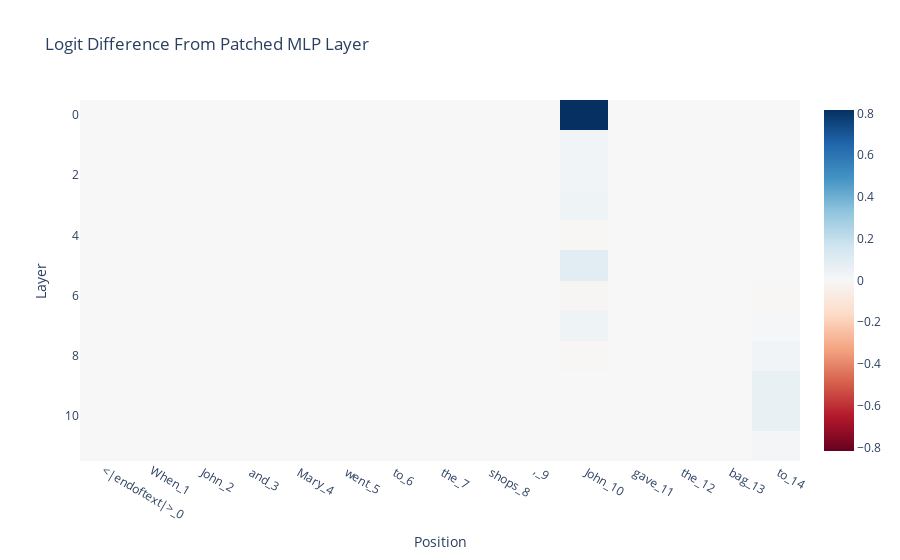

The cell this chart's notebook holds for it:
### Markdown cell above
In contrast, the MLP layers do not matter much. This makes sense, since this is more a task about moving information than about processing it, and the MLP layers specialise in processing information.

The one exception is MLP 0, which matters a lot, but I think this is misleading and just a generally true statement about MLP 0 rather than being about the circuit on this task.

<details> <summary>My takes on MLP0</summary>
It's often observed on GPT-2 Small that MLP0 matters a lot, and that ablating it utterly destroys performance. My current best guess is that the first MLP layer is essentially acting as an extension of the embedding (for whatever reason) and that when later layers want to access the input tokens they mostly read in the output of the first MLP layer, rather than the token embeddings. Within this frame, the first attention layer doesn't do much.

In this framing, it makes sense that MLP0 matters on the second subject token, because that's the one position with a different input token!

I'm not entirely sure why this happens, but I would guess that it's because the embedding and unembedding matrices in GPT-2 Small are the same. This is pretty unprincipled, as the tasks of embedding and unembedding tokens are <i>not</i> inverses, but this is common practice, and plausibly models want to dedicate some parameters to overcoming this.

I only have suggestive evidence of this, and would love to see someone look into this properly!
</details>

### Code cell
imshow(
    patched_mlp_diff,
    x=prompt_position_labels,
    title="Logit Difference From Patched MLP Layer",
    labels={"x": "Position", "y": "Layer"},
)

### Figure 1 — Plotly figure (JSON) as saved in the notebook; plotly's stock layout.template omitted (floating-point values rounded to 4 significant figures; data arrays with more than 128 entries replaced by an {"elided": "..."} marker saying what was removed)
{"data": [{"coloraxis": "coloraxis", "hovertemplate": "Position: %{x}<br>Layer: %{y}<br>color: %{z}<extra></extra>", "name": "0", "type": "heatmap", "x": ["<|endoftext|>_0", "When_1", " John_2", " and_3", " Mary_4", " went_5", " to_6", " the_7", " shops_8", ",_9", " John_10", " gave_11", " the_12", " bag_13", " to_14"], "xaxis": "x", "yaxis": "y", "z": {"elided": "12x15 float values"}}], "layout": {"coloraxis": {"cmid": 0, "colorscale": [[0, "rgb(103,0,31)"], [0.1, "rgb(178,24,43)"], [0.2, "rgb(214,96,77)"], [0.3, "rgb(244,165,130)"], [0.4, "rgb(253,219,199)"], [0.5, "rgb(247,247,247)"], [0.6, "rgb(209,229,240)"], [0.7, "rgb(146,197,222)"], [0.8, "rgb(67,147,195)"], [0.9, "rgb(33,102,172)"], [1, "rgb(5,48,97)"]]}, "title": {"text": "Logit Difference From Patched MLP Layer"}, "xaxis": {"anchor": "y", "constrain": "domain", "domain": [0, 1], "scaleanchor": "y", "title": {"text": "Position"}}, "yaxis": {"anchor": "x", "autorange": "reversed", "constrain": "domain", "domain": [0, 1], "title": {"text": "Layer"}}}}
